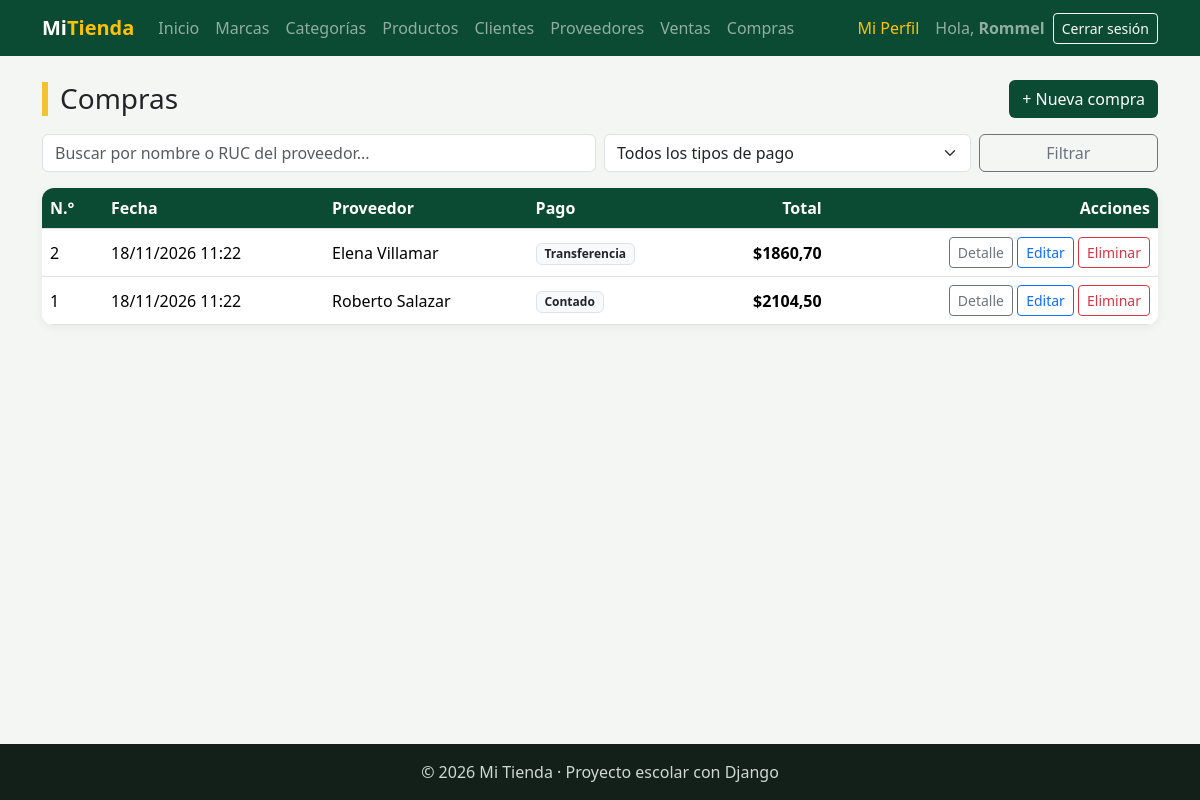
Screenshot of /facturacion/compras/ (signed in) with the database file from the repository.
### facturacion/models.py (models this page shows, shortened)
class ModeloBase(models.Model):
    user = models.ForeignKey(
        User,
        on_delete=models.SET_NULL,
        null=True,
        blank=True,
        editable=False,
        related_name="%(class)s_registrados",
        verbose_name="Registrado por",
    )
    fecha_creacion = models.DateTimeField("Fecha de creación", auto_now_add=True)
    fecha_modificacion = models.DateTimeField("Última modificación", auto_now=True)
    class Meta:
        abstract = True

class Compra(ModeloBase):
    proveedor = models.ForeignKey(Proveedor, on_delete=models.PROTECT, related_name="compras")
    fecha_hora = models.DateTimeField("Fecha y hora", default=timezone.now)
    subtotal = models.DecimalField(max_digits=12, decimal_places=2, default=0, editable=False)
    iva = models.DecimalField("IVA", max_digits=12, decimal_places=2, default=0, editable=False)
    total = models.DecimalField(max_digits=12, decimal_places=2, default=0, editable=False)
    tipo_pago = models.CharField(
        "Tipo de pago",
        max_length=15,
        choices=TipoPago.choices,
        default=TipoPago.CONTADO,
    )
    class Meta:
        verbose_name = "Compra"
        verbose_name_plural = "Compras"
        ordering = ["-fecha_hora"]

class Proveedor(ModeloBase):
    nombre = models.CharField(max_length=80)
    apellido = models.CharField(max_length=80)
    ruc = models.CharField("RUC", max_length=13, unique=True)
    email = models.EmailField("Correo", blank=True)
    contacto = models.CharField("Teléfono de contacto", max_length=15, blank=True)
    logo = models.ImageField(upload_to="proveedores/", blank=True)
    class Meta:
        verbose_name = "Proveedor"
        verbose_name_plural = "Proveedores"
        ordering = ["nombre", "apellido"]
    def __str__(self):
        return f"{self.nombre} {self.apellido}"

### facturacion/views.py (the view)
# urls.py: path("compras/", views.CompraListView.as_view(), name="compra_lista"),
class CompraListView(LoginRequiredMixin, ListView):
    model = Compra
    template_name = "facturacion/compra_lista.html"
    context_object_name = "compras"
    paginate_by = 10
    extra_context = {"titulo": "Compras", "tipos_pago": TipoPago.choices}
    def get_queryset(self):
        compras = super().get_queryset().select_related("proveedor")
        q = self.request.GET.get("q", "")
        tipo = self.request.GET.get("tipo_pago", "")
        if q:
            compras = compras.filter(
                Q(proveedor__nombre__icontains=q)
                | Q(proveedor__apellido__icontains=q)
                | Q(proveedor__ruc__icontains=q)
            )
        if tipo:
            compras = compras.filter(tipo_pago=tipo)
        return compras
    def get_context_data(self, **kwargs):
        contexto = super().get_context_data(**kwargs)
        contexto["q"] = self.request.GET.get("q", "")
        contexto["tipo_pago"] = self.request.GET.get("tipo_pago", "")
        return contexto

### facturacion/templates/facturacion/compra_lista.html (shortened to what this page needs)
{% extends "base.html" %}
{% block contenido %}
<div class="d-flex justify-content-between align-items-center flex-wrap gap-2 mb-3">
    <h1 class="h3 titulo-pagina m-0">{{ titulo }}</h1>
    <a href="{% url 'facturacion:compra_crear' %}" class="btn btn-verde">+ Nueva compra</a>
</div>
<form method="get" class="row g-2 mb-3">
    <div class="col-md-6">
        <input type="text" name="q" value="{{ q }}" class="form-control" placeholder="Buscar por nombre o RUC del proveedor...">
    </div>
    <div class="col-md-4">
        <select name="tipo_pago" class="form-select">
            <option value="">Todos los tipos de pago</option>
        </select>
    </div>
    <div class="col-md-2">
        <button type="submit" class="btn btn-outline-secondary w-100">Filtrar</button>
    </div>
</form>
<div class="tarjeta p-0 table-responsive">
    <table class="table table-hover align-middle m-0">
        <thead>
            <tr><th>N.°</th><th>Fecha</th><th>Proveedor</th><th>Pago</th><th class="text-end">Total</th><th class="text-end">Acciones</th></tr>
        </thead>
        <tbody>
            {% for compra in compras %}
            <tr>
                <td>{{ compra.pk }}</td>
                <td>{{ compra.fecha_hora|date:"d/m/Y H:i" }}</td>
                <td>{{ compra.proveedor }}</td>
                <td><span class="badge bg-light text-dark border">{{ compra.get_tipo_pago_display }}</span></td>
                <td class="text-end fw-semibold">${{ compra.total }}</td>
                <td class="text-end text-nowrap">
                    <a href="{% url 'facturacion:compra_detalle' compra.pk %}" class="btn btn-sm btn-outline-secondary">Detalle</a>
                    <a href="{% url 'facturacion:compra_editar' compra.pk %}" class="btn btn-sm btn-outline-primary">Editar</a>
                    <a href="{% url 'facturacion:compra_eliminar' compra.pk %}" class="btn btn-sm btn-outline-danger">Eliminar</a>
                </td>
            </tr>
            {% empty %}
            <tr><td colspan="6" class="text-center text-muted py-4">No hay compras registradas.</td></tr>
            {% endfor %}
        </tbody>
    </table>
</div>
{% endblock %}

### templates/base.html (shortened to what this page needs)
{% load static %}
<!DOCTYPE html>
<html lang="es">
<head>
    <link href="https://cdn.jsdelivr.net/npm/bootstrap@5.3.3/dist/css/bootstrap.min.css" rel="stylesheet">
    <link rel="stylesheet" href="{% static 'css/estilos.css' %}">
</head>
<body>
<nav class="navbar navbar-expand-lg navbar-dark barra">
    <div class="container">
        <a class="navbar-brand fw-bold" href="{% url 'home' %}">Mi<span class="text-warning">Tienda</span></a>
        <div class="collapse navbar-collapse" id="menu">
            <ul class="navbar-nav me-auto">
                <li class="nav-item"><a class="nav-link" href="{% url 'home' %}">Inicio</a></li>
                {% if user.is_authenticated %}
                    <li class="nav-item"><a class="nav-link" href="{% url 'facturacion:marca_lista' %}">Marcas</a></li>
                    <li class="nav-item"><a class="nav-link" href="{% url 'facturacion:categoria_lista' %}">Categorías</a></li>
                    <li class="nav-item"><a class="nav-link" href="{% url 'facturacion:producto_lista' %}">Productos</a></li>
                    <li class="nav-item"><a class="nav-link" href="{% url 'facturacion:cliente_lista' %}">Clientes</a></li>
                    <li class="nav-item"><a class="nav-link" href="{% url 'facturacion:proveedor_lista' %}">Proveedores</a></li>
                    <li class="nav-item"><a class="nav-link" href="{% url 'facturacion:venta_lista' %}">Ventas</a></li>
                    <li class="nav-item"><a class="nav-link" href="{% url 'facturacion:compra_lista' %}">Compras</a></li>
                {% endif %}
            </ul>
            <ul class="navbar-nav align-items-lg-center gap-2">
                {% if user.is_authenticated %}
                    <li class="nav-item"><a class="nav-link text-warning" href="{% url 'facturacion:mi_perfil' %}">Mi Perfil</a></li>
                    <li class="nav-item navbar-text">Hola, <b>{{ user.username }}</b></li>
                    <li class="nav-item">
                        <form method="post" action="{% url 'logout' %}" class="d-inline">
                            <button type="submit" class="btn btn-sm btn-outline-light">Cerrar sesión</button>
                        </form>
                    </li>
                {% else %}
                    <li class="nav-item"><a class="nav-link" href="{% url 'login' %}">Ingresar</a></li>
                    <li class="nav-item"><a class="btn btn-sm btn-warning" href="{% url 'registro' %}">Crear cuenta</a></li>
                {% endif %}
            </ul>
        </div>
    </div>
</nav>
<main class="container py-4">
    {% block contenido %}{% endblock %}
</main>
<footer class="pie text-center py-3">© 2026 Mi Tienda · Proyecto escolar con Django</footer>
</body>
</html>

### static/css/estilos.css (style rules this page uses)
:root { --verde: #0c4b33; --verde-claro: #2f9e6e; --amarillo: #f2c230; }
body { background-color: #f3f6f2; min-height: 100vh; display: flex; flex-direction: column; }
main { flex: 1; }
.barra { background-color: var(--verde); }
.titulo-pagina { border-left: 6px solid var(--amarillo); padding-left: 12px; }
.tarjeta { background: white; border-radius: 12px; padding: 24px; box-shadow: 0 2px 10px rgba(0,0,0,.06); }
.table thead th { background-color: var(--verde); color: white; }
.btn-verde { background-color: var(--verde); color: white; }
.pie { background-color: #13201a; color: #cfd8d3; }

### rows the page displays
Compra: pk "2", fecha_hora "18/11/2026 11:22", proveedor "Elena Villamar", tipo_pago "Transferencia", total "1860,70"
Compra: pk "1", fecha_hora "18/11/2026 11:22", proveedor "Roberto Salazar", tipo_pago "Contado", total "2104,50"

### other values shown
{{ user.username }} "Rommel"
{{ titulo }} "Compras"
